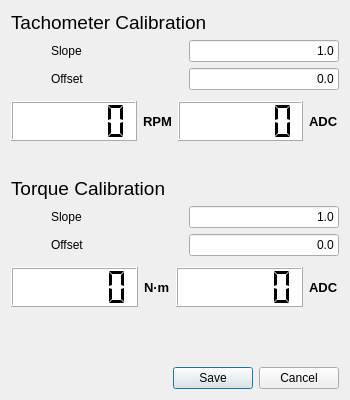
<?xml version="1.0" encoding="UTF-8"?>
<ui version="4.0">
 <class>CalibrationDialog</class>
 <widget class="QDialog" name="CalibrationDialog">
  <property name="geometry">
   <rect>
    <x>0</x>
    <y>0</y>
    <width>350</width>
    <height>400</height>
   </rect>
  </property>
  <property name="sizePolicy">
   <sizepolicy hsizetype="Fixed" vsizetype="Fixed">
    <horstretch>0</horstretch>
    <verstretch>0</verstretch>
   </sizepolicy>
  </property>
  <property name="minimumSize">
   <size>
    <width>350</width>
    <height>400</height>
   </size>
  </property>
  <property name="maximumSize">
   <size>
    <width>350</width>
    <height>400</height>
   </size>
  </property>
  <property name="windowTitle">
   <string>Calibration Settings</string>
  </property>
  <layout class="QVBoxLayout" name="verticalLayout">
   <item>
    <widget class="QLabel" name="labelTachCal">
     <property name="font">
      <font>
       <pointsize>14</pointsize>
       <weight>50</weight>
       <bold>false</bold>
      </font>
     </property>
     <property name="text">
      <string>Tachometer Calibration</string>
     </property>
    </widget>
   </item>
   <item>
    <layout class="QHBoxLayout" name="hLayoutTachSlope">
     <item>
      <spacer name="hSpacerTachSlope">
       <property name="orientation">
        <enum>Qt::Horizontal</enum>
       </property>
       <property name="sizeType">
        <enum>QSizePolicy::Fixed</enum>
       </property>
       <property name="sizeHint" stdset="0">
        <size>
         <width>40</width>
         <height>20</height>
        </size>
       </property>
      </spacer>
     </item>
     <item>
      <widget class="QLabel" name="labelTachSlope">
       <property name="text">
        <string>Slope</string>
       </property>
      </widget>
     </item>
     <item>
      <widget class="QLineEdit" name="lineEditTachSlope">
       <property name="sizePolicy">
        <sizepolicy hsizetype="Fixed" vsizetype="Fixed">
         <horstretch>0</horstretch>
         <verstretch>0</verstretch>
        </sizepolicy>
       </property>
       <property name="minimumSize">
        <size>
         <width>150</width>
         <height>0</height>
        </size>
       </property>
       <property name="text">
        <string>1.0</string>
       </property>
       <property name="alignment">
        <set>Qt::AlignRight|Qt::AlignTrailing|Qt::AlignVCenter</set>
       </property>
      </widget>
     </item>
    </layout>
   </item>
   <item>
    <layout class="QHBoxLayout" name="hLayoutTachOffset">
     <item>
      <spacer name="hSpacerTachOffset">
       <property name="orientation">
        <enum>Qt::Horizontal</enum>
       </property>
       <property name="sizeType">
        <enum>QSizePolicy::Fixed</enum>
       </property>
       <property name="sizeHint" stdset="0">
        <size>
         <width>40</width>
         <height>20</height>
        </size>
       </property>
      </spacer>
     </item>
     <item>
      <widget class="QLabel" name="labelTachOffset">
       <property name="text">
        <string>Offset</string>
       </property>
      </widget>
     </item>
     <item>
      <widget class="QLineEdit" name="lineEditTachOffset">
       <property name="sizePolicy">
        <sizepolicy hsizetype="Fixed" vsizetype="Fixed">
         <horstretch>0</horstretch>
         <verstretch>0</verstretch>
        </sizepolicy>
       </property>
       <property name="minimumSize">
        <size>
         <width>150</width>
         <height>0</height>
        </size>
       </property>
       <property name="text">
        <string>0.0</string>
       </property>
       <property name="alignment">
        <set>Qt::AlignRight|Qt::AlignTrailing|Qt::AlignVCenter</set>
       </property>
      </widget>
     </item>
    </layout>
   </item>
   <item>
    <spacer name="vSpacer3">
     <property name="orientation">
      <enum>Qt::Vertical</enum>
     </property>
     <property name="sizeType">
      <enum>QSizePolicy::Fixed</enum>
     </property>
     <property name="sizeHint" stdset="0">
      <size>
       <width>20</width>
       <height>5</height>
      </size>
     </property>
    </spacer>
   </item>
   <item>
    <layout class="QHBoxLayout" name="hLayoutTachLCD">
     <item>
      <widget class="QLCDNumber" name="lcdNumberTachUnits">
       <property name="sizePolicy">
        <sizepolicy hsizetype="Expanding" vsizetype="Fixed">
         <horstretch>0</horstretch>
         <verstretch>0</verstretch>
        </sizepolicy>
       </property>
       <property name="minimumSize">
        <size>
         <width>100</width>
         <height>40</height>
        </size>
       </property>
       <property name="styleSheet">
        <string notr="true">background-color: white;</string>
       </property>
       <property name="smallDecimalPoint">
        <bool>true</bool>
       </property>
       <property name="numDigits">
        <number>5</number>
       </property>
       <property name="segmentStyle">
        <enum>QLCDNumber::Flat</enum>
       </property>
       <property name="intValue" stdset="0">
        <number>0</number>
       </property>
      </widget>
     </item>
     <item>
      <widget class="QLabel" name="labelTachUnits">
       <property name="font">
        <font>
         <pointsize>10</pointsize>
         <weight>75</weight>
         <bold>true</bold>
        </font>
       </property>
       <property name="text">
        <string>RPM</string>
       </property>
      </widget>
     </item>
     <item>
      <widget class="QLCDNumber" name="lcdNumberTachVolts">
       <property name="sizePolicy">
        <sizepolicy hsizetype="Expanding" vsizetype="Fixed">
         <horstretch>0</horstretch>
         <verstretch>0</verstretch>
        </sizepolicy>
       </property>
       <property name="minimumSize">
        <size>
         <width>100</width>
         <height>40</height>
        </size>
       </property>
       <property name="styleSheet">
        <string notr="true">background-color: white;</string>
       </property>
       <property name="smallDecimalPoint">
        <bool>true</bool>
       </property>
       <property name="numDigits">
        <number>5</number>
       </property>
       <property name="digitCount">
        <number>5</number>
       </property>
       <property name="segmentStyle">
        <enum>QLCDNumber::Flat</enum>
       </property>
       <property name="value" stdset="0">
        <double>0.000000000000000</double>
       </property>
       <property name="intValue" stdset="0">
        <number>0</number>
       </property>
      </widget>
     </item>
     <item>
      <widget class="QLabel" name="labelTachVolts">
       <property name="font">
        <font>
         <pointsize>10</pointsize>
         <weight>75</weight>
         <bold>true</bold>
        </font>
       </property>
       <property name="text">
        <string>ADC</string>
       </property>
      </widget>
     </item>
    </layout>
   </item>
   <item>
    <spacer name="vSpacer2">
     <property name="orientation">
      <enum>Qt::Vertical</enum>
     </property>
     <property name="sizeType">
      <enum>QSizePolicy::Fixed</enum>
     </property>
     <property name="sizeHint" stdset="0">
      <size>
       <width>20</width>
       <height>30</height>
      </size>
     </property>
    </spacer>
   </item>
   <item>
    <widget class="QLabel" name="labelToqueCal">
     <property name="font">
      <font>
       <pointsize>14</pointsize>
      </font>
     </property>
     <property name="text">
      <string>Torque Calibration</string>
     </property>
    </widget>
   </item>
   <item>
    <layout class="QHBoxLayout" name="hLayoutTorqueSlope">
     <item>
      <spacer name="hSpacerTorqueSlope">
       <property name="orientation">
        <enum>Qt::Horizontal</enum>
       </property>
       <property name="sizeType">
        <enum>QSizePolicy::Fixed</enum>
       </property>
       <property name="sizeHint" stdset="0">
        <size>
         <width>40</width>
         <height>20</height>
        </size>
       </property>
      </spacer>
     </item>
     <item>
      <widget class="QLabel" name="labelTorqueSlope">
       <property name="text">
        <string>Slope</string>
       </property>
      </widget>
     </item>
     <item>
      <widget class="QLineEdit" name="lineEditTorqueSlope">
       <property name="sizePolicy">
        <sizepolicy hsizetype="Fixed" vsizetype="Fixed">
         <horstretch>0</horstretch>
         <verstretch>0</verstretch>
        </sizepolicy>
       </property>
       <property name="minimumSize">
        <size>
         <width>150</width>
         <height>0</height>
        </size>
       </property>
       <property name="text">
        <string>1.0</string>
       </property>
       <property name="alignment">
        <set>Qt::AlignRight|Qt::AlignTrailing|Qt::AlignVCenter</set>
       </property>
      </widget>
     </item>
    </layout>
   </item>
   <item>
    <layout class="QHBoxLayout" name="hLayoutTorqueOffset">
     <item>
      <spacer name="hSpacerTorqueOffset">
       <property name="orientation">
        <enum>Qt::Horizontal</enum>
       </property>
       <property name="sizeType">
        <enum>QSizePolicy::Fixed</enum>
       </property>
       <property name="sizeHint" stdset="0">
        <size>
         <width>40</width>
         <height>20</height>
        </size>
       </property>
      </spacer>
     </item>
     <item>
      <widget class="QLabel" name="labelTorqueOffset">
       <property name="text">
        <string>Offset</string>
       </property>
      </widget>
     </item>
     <item>
      <widget class="QLineEdit" name="lineEditTorqueOffset">
       <property name="sizePolicy">
        <sizepolicy hsizetype="Fixed" vsizetype="Fixed">
         <horstretch>0</horstretch>
         <verstretch>0</verstretch>
        </sizepolicy>
       </property>
       <property name="minimumSize">
        <size>
         <width>150</width>
         <height>0</height>
        </size>
       </property>
       <property name="text">
        <string>0.0</string>
       </property>
       <property name="alignment">
        <set>Qt::AlignRight|Qt::AlignTrailing|Qt::AlignVCenter</set>
       </property>
      </widget>
     </item>
    </layout>
   </item>
   <item>
    <spacer name="vSpacer4">
     <property name="orientation">
      <enum>Qt::Vertical</enum>
     </property>
     <property name="sizeType">
      <enum>QSizePolicy::Fixed</enum>
     </property>
     <property name="sizeHint" stdset="0">
      <size>
       <width>20</width>
       <height>5</height>
      </size>
     </property>
    </spacer>
   </item>
   <item>
    <layout class="QHBoxLayout" name="hLayouTorqueLCD">
     <item>
      <widget class="QLCDNumber" name="lcdNumberTorqueUnits">
       <property name="sizePolicy">
        <sizepolicy hsizetype="Expanding" vsizetype="Fixed">
         <horstretch>0</horstretch>
         <verstretch>0</verstretch>
        </sizepolicy>
       </property>
       <property name="minimumSize">
        <size>
         <width>100</width>
         <height>40</height>
        </size>
       </property>
       <property name="styleSheet">
        <string notr="true">background-color: white;</string>
       </property>
       <property name="smallDecimalPoint">
        <bool>true</bool>
       </property>
       <property name="numDigits">
        <number>5</number>
       </property>
       <property name="digitCount">
        <number>5</number>
       </property>
       <property name="segmentStyle">
        <enum>QLCDNumber::Flat</enum>
       </property>
       <property name="value" stdset="0">
        <double>0.000000000000000</double>
       </property>
       <property name="intValue" stdset="0">
        <number>0</number>
       </property>
      </widget>
     </item>
     <item>
      <widget class="QLabel" name="labelTorqueUnits">
       <property name="font">
        <font>
         <pointsize>10</pointsize>
         <weight>75</weight>
         <bold>true</bold>
        </font>
       </property>
       <property name="text">
        <string>N·m</string>
       </property>
      </widget>
     </item>
     <item>
      <widget class="QLCDNumber" name="lcdNumberTorqueVolts">
       <property name="sizePolicy">
        <sizepolicy hsizetype="Expanding" vsizetype="Fixed">
         <horstretch>0</horstretch>
         <verstretch>0</verstretch>
        </sizepolicy>
       </property>
       <property name="minimumSize">
        <size>
         <width>100</width>
         <height>40</height>
        </size>
       </property>
       <property name="styleSheet">
        <string notr="true">background-color: white;</string>
       </property>
       <property name="smallDecimalPoint">
        <bool>true</bool>
       </property>
       <property name="numDigits">
        <number>5</number>
       </property>
       <property name="digitCount">
        <number>5</number>
       </property>
       <property name="segmentStyle">
        <enum>QLCDNumber::Flat</enum>
       </property>
       <property name="value" stdset="0">
        <double>0.000000000000000</double>
       </property>
       <property name="intValue" stdset="0">
        <number>0</number>
       </property>
      </widget>
     </item>
     <item>
      <widget class="QLabel" name="labelTorqueVolts">
       <property name="font">
        <font>
         <pointsize>10</pointsize>
         <weight>75</weight>
         <bold>true</bold>
        </font>
       </property>
       <property name="text">
        <string>ADC</string>
       </property>
      </widget>
     </item>
    </layout>
   </item>
   <item>
    <spacer name="vSpacer1">
     <property name="orientation">
      <enum>Qt::Vertical</enum>
     </property>
     <property name="sizeType">
      <enum>QSizePolicy::Expanding</enum>
     </property>
     <property name="sizeHint" stdset="0">
      <size>
       <width>20</width>
       <height>25</height>
      </size>
     </property>
    </spacer>
   </item>
   <item>
    <widget class="QDialogButtonBox" name="buttonBox">
     <property name="orientation">
      <enum>Qt::Horizontal</enum>
     </property>
     <property name="standardButtons">
      <set>QDialogButtonBox::Cancel|QDialogButtonBox::Save</set>
     </property>
     <property name="centerButtons">
      <bool>false</bool>
     </property>
    </widget>
   </item>
  </layout>
 </widget>
 <resources/>
 <connections>
  <connection>
   <sender>buttonBox</sender>
   <signal>accepted()</signal>
   <receiver>CalibrationDialog</receiver>
   <slot>accept()</slot>
   <hints>
    <hint type="sourcelabel">
     <x>252</x>
     <y>395</y>
    </hint>
    <hint type="destinationlabel">
     <x>157</x>
     <y>274</y>
    </hint>
   </hints>
  </connection>
  <connection>
   <sender>buttonBox</sender>
   <signal>rejected()</signal>
   <receiver>CalibrationDialog</receiver>
   <slot>reject()</slot>
   <hints>
    <hint type="sourcelabel">
     <x>320</x>
     <y>395</y>
    </hint>
    <hint type="destinationlabel">
     <x>286</x>
     <y>274</y>
    </hint>
   </hints>
  </connection>
 </connections>
</ui>
